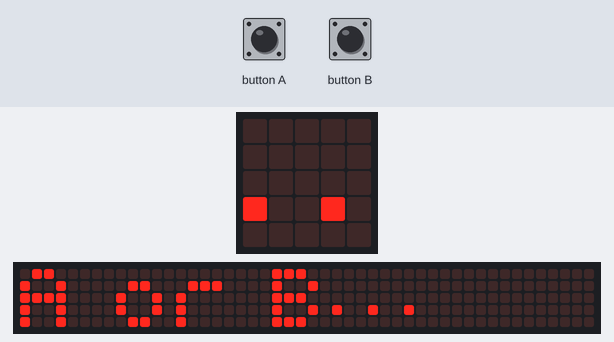
Recording of a program running on a simulated BBC micro:bit running MicroPython. On the bench: the board's 5×5 LED display, a strip that is not on the board, showing the scrolling text unrolled. The inputs (shaded band) are chosen by the test bench. Random numbers come from a fixed seed; the 48×5 strip is a reading aid, not a part: it shows the text the display is scrolling, unrolled, one strip-width of it at a time.

Above: at 5.0 s.
5.1 s: button A pressed for 1 s
At 6.6 s:
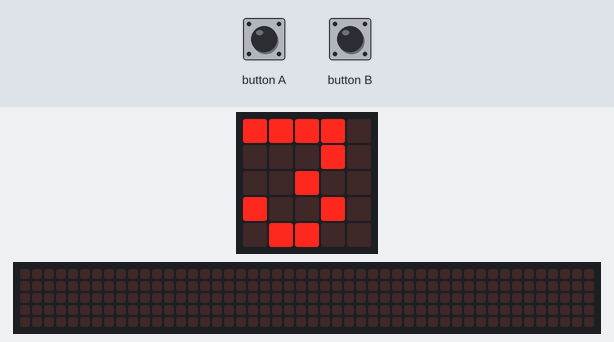
At 11.8 s:
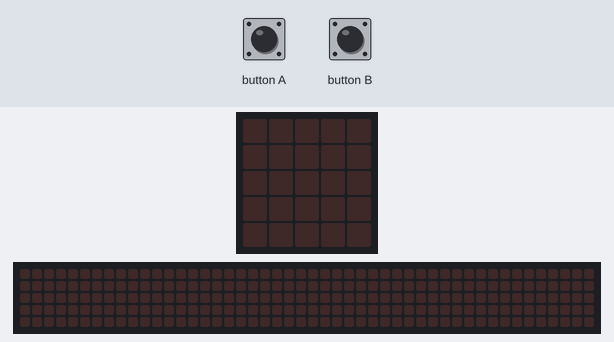
12.1 s: button B pressed for 3.2 s
At 14.5 s:
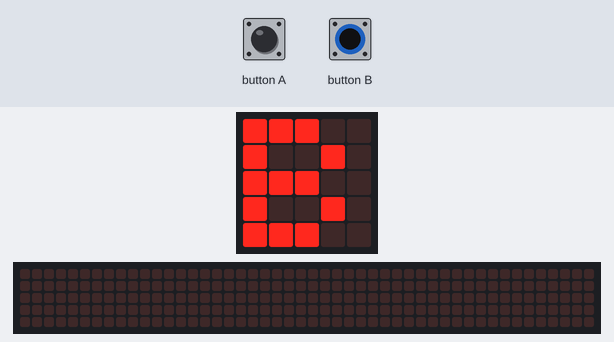

The program:

game.py
```python
import random

from microbit import *


def main():
    wait_for_ready()
    while True:
        countdown()
        winner = game()
        display_winner(winner)
        wait_for_ready()


def display_winner(winner):
    display.show(winner)
    sleep(2000)
    display.show(Image.HAPPY)


def game():
    wait = random.randint(1, 10) * 1000
    sleep(wait)
    display.show("!")
    while True:
        if button_a.is_pressed():
            winner = "A"
            break
        elif button_b.is_pressed():
            winner = "B"
            break
    return winner


def wait_for_ready():
    display.scroll("A or B...")
    while True:
        if button_a.is_pressed() or button_b.is_pressed():
            break


def countdown():
    display.show("3")
    sleep(1000)
    display.show("2")
    sleep(1000)
    display.show("1")
    sleep(1000)
    display.scroll("...")
    display.clear()


if __name__ == "__main__":
    main()
```
